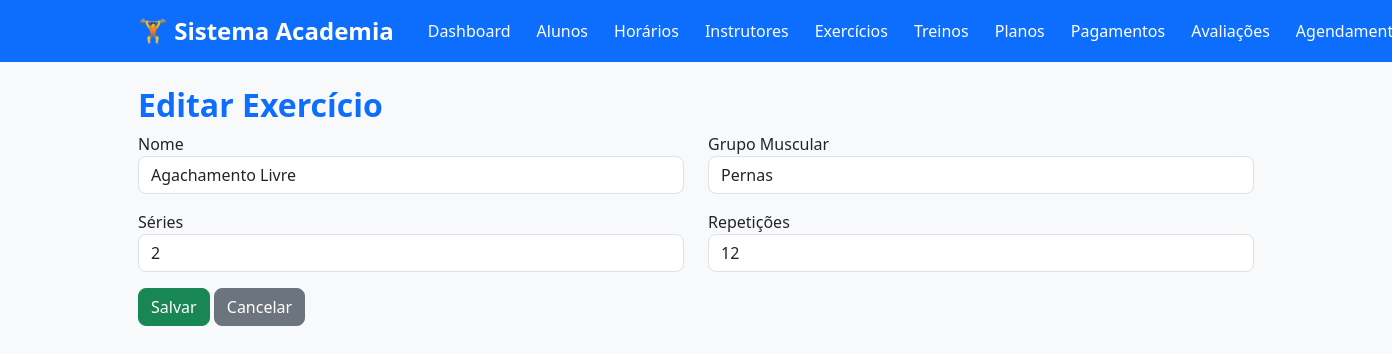
The page /exercicios/editar/3 (signed in) on the database its author committed.
### tables this page shows
CREATE TABLE exercicios (
        id INTEGER PRIMARY KEY AUTOINCREMENT,
        nome TEXT NOT NULL,
        grupo_muscular TEXT NOT NULL,
        series INTEGER NOT NULL,
        repeticoes INTEGER NOT NULL
    );

### app.py (the view, shortened to what this page needs)
@app.route("/exercicios/editar/<int:id>", methods=["GET", "POST"])
@login_required
def editar_exercicio(id):
    exercicio = database.buscar_exercicio(id)
    return render_template(
        "exercicios/form.html",
        exercicio=exercicio
    )

### app.py (called while the page is built)
def login_required(func):
    @wraps(func)
    def wrapper(*args, **kwargs):
        if "usuario" not in session:
            flash(
                "Faça login para acessar o sistema.",
                "warning"
            )
            return redirect(url_for("login"))
        return func(*args, **kwargs)
    return wrapper

### database.py (called while the page is built)
def conectar():
    conexao = sqlite3.connect(DB_PATH)
    conexao.row_factory = sqlite3.Row
    conexao.execute("PRAGMA foreign_keys = ON")
    return conexao

def executar(sql, parametros=(), fetch=False, fetchone=False):
    conexao = conectar()
    try:
        cursor = conexao.cursor()
        cursor.execute(sql, parametros)
        conexao.commit()
        if fetchone:
            return cursor.fetchone()
        if fetch:
            return cursor.fetchall()
        return True
    except sqlite3.Error as erro:
        print(f"Erro no banco de dados: {erro}")
        return None
    finally:
        conexao.close()

def buscar_exercicio(id):
    sql = """

        SELECT *

        FROM exercicios

        WHERE id=?

    """
    return executar(sql, (id,), fetchone=True)

### templates/exercicios/form.html
{% extends "base.html" %}
{% block conteudo %}
<h2>
{% if exercicio %}
Editar Exercício
{% else %}
Novo Exercício
{% endif %}
</h2>
<form method="POST">
<div class="row">
<div class="col-md-6 mb-3">
<label>Nome</label>
<input
type="text"
name="nome"
class="form-control"
value="{{ exercicio.nome if exercicio else '' }}"
required>
</div>
<div class="col-md-6 mb-3">
<label>Grupo Muscular</label>
<input
type="text"
name="grupo_muscular"
class="form-control"
value="{{ exercicio.grupo_muscular if exercicio else '' }}"
required>
</div>
<div class="col-md-6 mb-3">
<label>Séries</label>
<input
type="number"
name="series"
class="form-control"
value="{{ exercicio.series if exercicio else '' }}"
required>
</div>
<div class="col-md-6 mb-3">
<label>Repetições</label>
<input
type="number"
name="repeticoes"
class="form-control"
value="{{ exercicio.repeticoes if exercicio else '' }}"
required>
</div>
</div>
<button class="btn btn-success">
Salvar
</button>
<a
href="{{ url_for('listar_exercicios') }}"
class="btn btn-secondary">
Cancelar
</a>
</form>
{% endblock %}

### templates/static/css/style.css (style rules this page uses)
body { background:#f4f6f9; font-family:Segoe UI,Tahoma,Geneva,Verdana,sans-serif; }
h1,h2,h3 { color:#0d6efd; font-weight:bold; }
.btn { border-radius:8px; }
.btn-success { background:#198754; }
.form-control, .form-select { border-radius:8px; }

### rows shown on the page
exercicios: nome "Agachamento Livre", grupo_muscular "Pernas", series "2", repeticoes "12"
